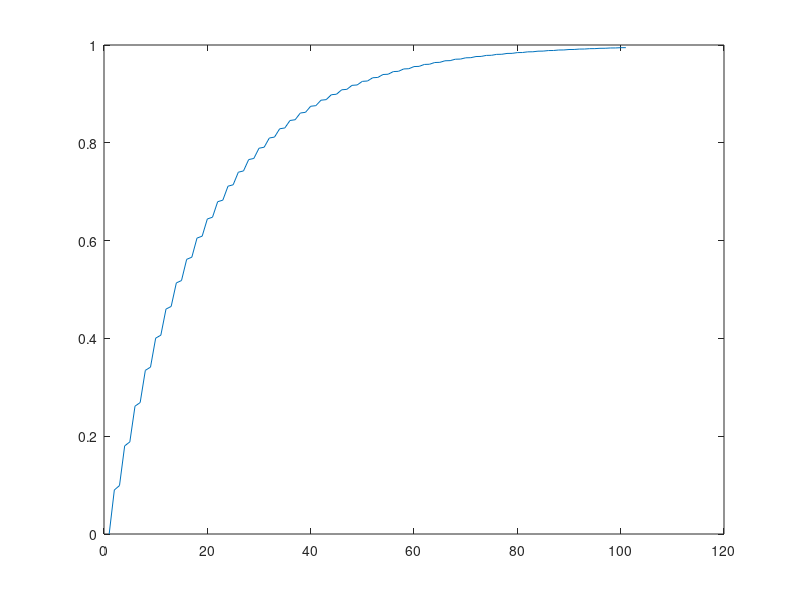

Here is the MATLAB script that generated this plot:
%% Rescorla Wagner Model


%% Constants
lambda = 1;
lr_acq = 0.1;
lr_ext = 0.05;

%% Experiemnt Condition
condition = cell(3);
condition{1} = [ones(100,1), ones(100,1), ones(100,1)];
condition{2} = [ones(100,1), 0.5 * ones(100,1), ones(100,1)];
condition{3} = [repmat([1,0]',50,1), ones(100,1), ones(100,1)];
condition{4} = [ones(100,1), repmat([0.9,0.1]',50,1), ones(100,1)];

%% Run
numTrial = 100;
experiment = condition{4};
V = zeros(numTrial,1);
for i = 1 : numTrial
    if experiment(i,3) == 1 % acq
        deltaV = lr_acq * experiment(i,2) * (lambda - V(i));
    elseif experiment(i,3) == 0 % ext
        deltaV = lr_ext * experiment(i,2) * (lambda - V(i));
    end
    V(i+1) = V(i) + deltaV;
end

plot(V);
